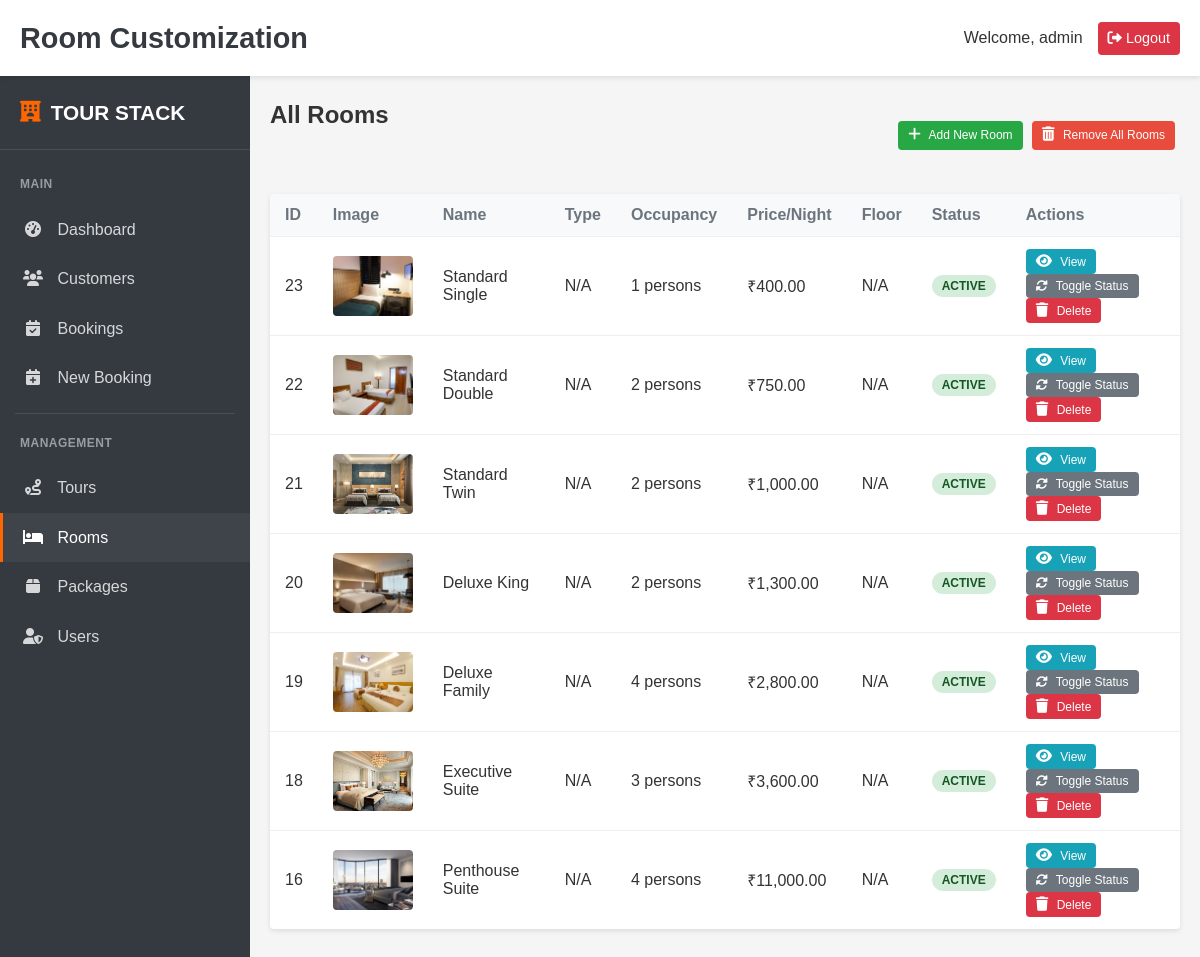
/project/simple_rooms.php (signed in), run on the app's committed database.
### tables this page shows
CREATE TABLE `rooms` (
  `id` int(11) NOT NULL,
  `name` varchar(100) NOT NULL,
  `description` text NOT NULL,
  `price` decimal(10,2) NOT NULL,
  `capacity` int(11) NOT NULL,
  `image_path` varchar(255) NOT NULL,
  `status` enum('active','inactive') DEFAULT 'active'
);

### project/simple_rooms.php (the view, shortened to what this page needs)
<?php
require_once 'db_connection.php';
$create_table_query = "CREATE TABLE IF NOT EXISTS rooms (
    id INT(11) NOT NULL AUTO_INCREMENT,
    name VARCHAR(255) NOT NULL,
    type VARCHAR(50) NOT NULL,
    description TEXT,
    max_occupancy INT(2) NOT NULL,
    price_per_night DECIMAL(10,2) NOT NULL,
    amenities TEXT,
    image_path VARCHAR(255),
    status ENUM('active', 'inactive', 'maintenance') DEFAULT 'active',
    floor INT(2),
    created_at TIMESTAMP DEFAULT CURRENT_TIMESTAMP,
    updated_at TIMESTAMP DEFAULT CURRENT_TIMESTAMP ON UPDATE CURRENT_TIMESTAMP,
    PRIMARY KEY (id)
)";
$conn->query($create_table_query);
$rooms_query = "SELECT * FROM rooms ORDER BY id DESC";
$rooms_result = $conn->query($rooms_query);
?>
<!DOCTYPE html>
<html lang="en">
<head>
    <link rel="stylesheet" href="style.css">
    <link rel="stylesheet" href="admin.css">
    <link rel="stylesheet" href="https://cdnjs.cloudflare.com/ajax/libs/font-awesome/6.0.0-beta3/css/all.min.css">
</head>
<body class="admin-body">
    <header>
        <h1 class="admin-page-title">Room Customization</h1>
        <div class="admin-user-info">
            <span>Welcome, <?php echo htmlspecialchars($_SESSION['admin_username'] ?? 'Admin'); ?></span>
            <a href="admin_logout.php" class="logout-btn"><i class="fas fa-sign-out-alt"></i> Logout</a>
        </div>
    </header>
    <div class="admin-container">
        <aside class="admin-sidebar">
            <div class="sidebar-brand">
                <i class="fas fa-hotel"></i>
                <span>TOUR STACK</span>
            </div>
            <div class="sidebar-nav">
                <div class="sidebar-nav-title">Main</div>
                <a href="admin_dashboard.php" class="sidebar-nav-item">
                    <i class="fas fa-tachometer-alt"></i>
                    <span>Dashboard</span>
                </a>
                <a href="admin_customers.php" class="sidebar-nav-item">
                    <i class="fas fa-users"></i>
                    <span>Customers</span>
                </a>
                <a href="admin_bookings.php" class="sidebar-nav-item">
                    <i class="fas fa-calendar-check"></i>
                    <span>Bookings</span>
                </a>
                <a href="admin_new_booking.php" class="sidebar-nav-item">
                    <i class="fas fa-calendar-plus"></i>
                    <span>New Booking</span>
                </a>
                <div class="sidebar-divider"></div>
                <div class="sidebar-nav-title">Management</div>
                <a href="simple_tours.php" class="sidebar-nav-item">
                    <i class="fas fa-route"></i>
                    <span>Tours</span>
                </a>
                <a href="simple_rooms.php" class="sidebar-nav-item active">
                    <i class="fas fa-bed"></i>
                    <span>Rooms</span>
                </a>
                <a href="simple_packages.php" class="sidebar-nav-item">
                    <i class="fas fa-box"></i>
                    <span>Packages</span>
                </a>
                <a href="admin_users.php" class="sidebar-nav-item">
                    <i class="fas fa-user-shield"></i>
                    <span>Users</span>
                </a>
            </div>
        </aside>
        <main class="admin-main">
            <section class="admin-section">
                <div class="section-header">
                    <h2 class="section-title">All Rooms</h2>
                    <div>
                        <a href="add_room.php" class="action-btn edit-btn" style="background-color: #28a745;">
                            <i class="fas fa-plus"></i> Add New Room
                        </a>
                        <a href="remove_all_rooms.php" class="action-btn delete-btn" style="background-color: #e74c3c;">
                            <i class="fas fa-trash-alt"></i> Remove All Rooms
                        </a>
                    </div>
                </div>
                <table class="admin-table">
                    <thead>
                        <tr>
                            <th>ID</th>
                            <th>Image</th>
                            <th>Name</th>
                            <th>Type</th>
                            <th>Occupancy</th>
                            <th>Price/Night</th>
                            <th>Floor</th>
                            <th>Status</th>
                            <th>Actions</th>
                        </tr>
                    </thead>
                    <tbody>
                        <?php if ($rooms_result && $rooms_result->num_rows > 0): ?>
                            <?php while($room = $rooms_result->fetch_assoc()): ?>
                                <tr>
                                    <td><?php echo $room['id'] ?? ''; ?></td>
                                    <td>
                                        <?php if (isset($room['image_path']) && !empty($room['image_path'])): ?>
                                            <img src="<?php echo htmlspecialchars($room['image_path']); ?>" alt="<?php echo htmlspecialchars($room['name'] ?? ''); ?>" class="room-thumbnail">
                                        <?php else: ?>
                                            <span class="text-muted">No image</span>
                                        <?php endif; ?>
                                    </td>
                                    <td><?php echo isset($room['name']) ? htmlspecialchars($room['name']) : 'N/A'; ?></td>
                                    <td>
                                        <?php
                                        if (isset($room['type'])) {
                                            echo htmlspecialchars($room['type']);
                                        } else {
                                            echo 'N/A';
                                        }
                                        ?>
                                    </td>
                                    <td>
                                        <?php
                                        if (isset($room['max_occupancy'])) {
                                            echo htmlspecialchars($room['max_occupancy']) . ' persons';
                                        } elseif (isset($room['capacity'])) {
                                            echo htmlspecialchars($room['capacity']) . ' persons';
                                        } else {
                                            echo 'N/A';
                                        }
                                        ?>
                                    </td>
                                    <td>
                                        <?php
                                        if (isset($room['price_per_night'])) {
                                            echo '₹' . number_format($room['price_per_night'], 2);
                                        } elseif (isset($room['price'])) {
                                            echo '₹' . number_format($room['price'], 2);
                                        } else {
                                            echo '₹0.00';
                                        }
                                        ?>
                                    </td>
                                    <td><?php echo $room['floor'] ?? 'N/A'; ?></td>
                                    <td>
                                        <span class="status-badge status-<?php echo isset($room['status']) ? strtolower($room['status']) : 'inactive'; ?>">
                                            <?php echo isset($room['status']) ? ucfirst($room['status']) : 'Inactive'; ?>
                                        </span>
                                    </td>
                                    <td>
                                        <a href="simple_room_detail.php?id=<?php echo $room['id']; ?>" class="action-btn edit-btn">
                                            <i class="fas fa-eye"></i> View
                                        </a>
                                        <a href="?toggle_status=<?php echo $room['id']; ?>" class="action-btn status-btn">
                                            <i class="fas fa-sync-alt"></i> Toggle Status
                                        </a>
                                        <a href="?delete=<?php echo $room['id']; ?>" class="action-btn delete-btn" onclick="return confirm('Are you sure you want to delete this room? This action cannot be undone.')">
                                            <i class="fas fa-trash"></i> Delete
                                        </a>
                                    </td>
                                </tr>
                            <?php endwhile; ?>
                        <?php else: ?>
                            <tr>
                                <td colspan="9" class="no-data">No rooms found. Add your first room!</td>
                            </tr>
                        <?php endif; ?>
                    </tbody>
                </table>
            </section>
        </main>
    </div>
</body>
</html>

### project/style.css (style rules this page uses)
:root { --primary-color: #e74c3c; --secondary-color: #333333; --accent-color: #f39c12; --text-color: #333; --light-color: #f8f9fa; --dark-color: #343a40; --gray-color: #6c757d; --border-color: #dee2e6; --success-color: #28a745; --danger-color: #dc3545; --warning-color: #ffc107; --info-color: #17a2b8; --gray-100: #f8f9fa; --gray-200: #e9ecef; --gray-300: #dee2e6; --gray-400: #ced4da; --gray-500: #adb5bd; --gray-600: #6c757d; --gray-700: #495057; --gray-800: #343a40; --gray-900: #212529; --transition: all 0.3s ease; --border-radius: 8px; --box-shadow: 0 4px 12px rgba(0, 0, 0, 0.1); --light-gray: #e9ecef; --medium-gray: #6c757d; }
* { margin: 0; padding: 0; box-sizing: border-box; }
body { font-family: 'Poppins', sans-serif; line-height: 1.6; color: var(--text-color); background-color: #f5f5f5; margin: 0; padding: 0; }
.status-badge { padding: 0.35em 0.65em; font-size: 0.75em; font-weight: 700; line-height: 1; text-align: center; white-space: nowrap; vertical-align: baseline; border-radius: 0.25rem; text-transform: uppercase; }
.section-title { text-align: center; margin-bottom: 40px; }
:root { --primary-color: #e74c3c; --secondary-color: #333333; --accent-color: #f39c12; --text-color: #333; --light-color: #f8f9fa; --dark-color: #343a40; --gray-color: #6c757d; --border-color: #dee2e6; --success-color: #28a745; --danger-color: #dc3545; --warning-color: #ffc107; --info-color: #17a2b8; }
body { font-family: 'Poppins', sans-serif; line-height: 1.6; color: var(--text-color); background-color: #f5f5f5; }
.status-badge { display: inline-block; padding: 5px 10px; border-radius: 4px; font-size: 12px; font-weight: 600; text-transform: uppercase; }

### project/simple_rooms.php (style rules this page uses)
.status-badge { padding: 5px 10px; border-radius: 20px; font-size: 12px; font-weight: bold; display: inline-block; text-align: center; }
.status-active { background-color: #d4edda; color: #155724; }
.action-btn { display: inline-block; margin-right: 5px; padding: 5px 10px; border-radius: 4px; color: white; text-decoration: none; font-size: 12px; }
.edit-btn { background-color: #0d6efd; }
.delete-btn { background-color: #dc3545; }
.status-btn { background-color: #6c757d; }
.room-thumbnail { width: 80px; height: 60px; object-fit: cover; border-radius: 4px; }

### data on the page
rooms: id "23", image_path (picture), name "Standard Single", capacity "1", price "400.00", floor "N/A", status "ACTIVE"
rooms: id "22", image_path (picture), name "Standard Double", capacity "2", price "750.00", floor "N/A", status "ACTIVE"
rooms: id "21", image_path (picture), name "Standard Twin", capacity "2", price "1,000.00", floor "N/A", status "ACTIVE"
rooms: id "20", image_path (picture), name "Deluxe King", capacity "2", price "1,300.00", floor "N/A", status "ACTIVE"
rooms: id "19", image_path (picture), name "Deluxe Family", capacity "4", price "2,800.00", floor "N/A", status "ACTIVE"
rooms: id "18", image_path (picture), name "Executive Suite", capacity "3", price "3,600.00", floor "N/A", status "ACTIVE"
rooms: id "16", image_path (picture), name "Penthouse Suite", capacity "4", price "11,000.00", floor "N/A", status "ACTIVE"

### other printed values
$_SESSION['admin_username'] "admin"
